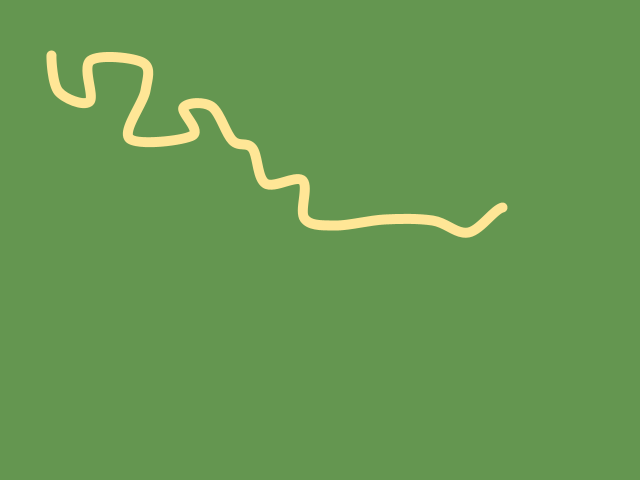
Frame 1 (no input)
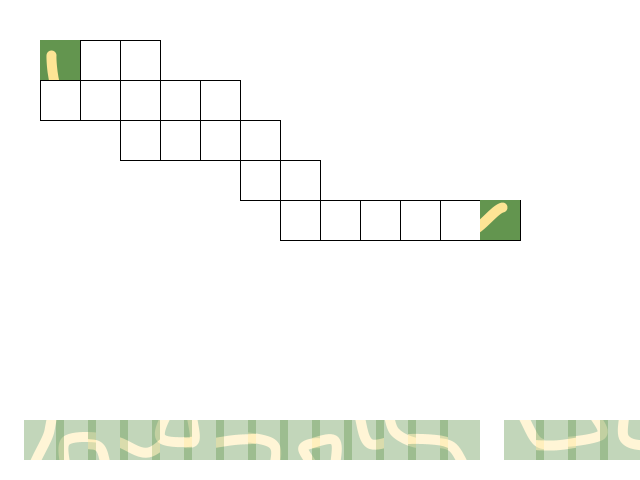
Frame 60 (the mouse pressed at the canvas centre just before this capture)
Frame 120 (the mouse held since frame 60 and released just before this capture): identical to frame 60, image omitted

The Processing sketch that drew these frames (run headless with seeded random() and noise(); from frame 60 on, the mouse is pressed at the canvas centre):

// Processing sketch: processing_116777
// ── processing_116777.pde

boolean flag = false;
float pieceSize = 40.0;
PVector mpos;
boolean drawing = false;
int rng = 20;

float baseX = 60;
float baseY = 60;

ArrayList<Drag> pieces;
ArrayList<Target> targets;

// INIT
void setup() {
  // display
  size(640,480);
  smooth();
  // style
  rectMode(CENTER);
  // gen
  gen(90,rng);
}


// UPDATE
void draw() {
  if(drawing) {
  // bg
  background(255);
  // mousepos
  mpos = new PVector(mouseX, mouseY);
  // targets
  for(Target t : targets) {
    t.update();
    t.draw();
  }
  // pieces
  for(Drag piece : pieces) {
    piece.update();
    piece.draw();
  }
  } else {
//    // draw the path
//    background(100,150,80);
//    stroke(255,230,150);
//    strokeWeight(10);
//    noFill();
//    beginShape();
//    curveVertex(baseX,baseY+pieceSize/2);
//    float tx = 0.0;
//    float ty = 0.0;
//    for(Target t : targets) {
//      curveVertex(t.pos.x + random(-pieceSize/3, pieceSize/3), t.pos.y + random(-pieceSize/3, pieceSize/3));
//      tx = t.pos.x; ty = t.pos.y;
//    }
//    curveVertex(tx + pieceSize/2, ty);
//    endShape();
//    // 
//    for(Drag piece : pieces) {
//      int ttx = 0; int tty = 0;
//      for(Target t : targets) {
//        if(t.num == piece.num) {
//          ttx = int(t.pos.x) - int(pieceSize/2);
//          tty = int(t.pos.y) - int(pieceSize/2);
//        }
//      }
//      piece.img = createImage(int(pieceSize), int(pieceSize), RGB);
//      piece.img.loadPixels();
//      for(int x = 0; x < pieceSize; x++) {
//        for(int y = 0; y < pieceSize; y++) {
//          piece.img.pixels[int(y*pieceSize+x)] = get((x+ttx),(y+tty));       
//        }
//      }
//      pieces.add(piece);
//    }
//    println("HA");
    drawing = true;
  }
}


// MAKE LEVEL
void gen(int start, int range) {
  // targets
  targets = new ArrayList<Target>();
  // starts

  // draw a basic path
  int maxx = range - 1;
  int maxy = 5;
  int[][] grid = new int[maxx][maxy];
  int px = 0; int py = 0; int num = start;
  // first sq
  grid[px][py] = 2;
  // creat a new target
  Target st = new Target(num, new PVector(baseX+px*pieceSize, baseY+py*pieceSize));
  targets.add(st);
  //
  for(int i = 0; i < range-1; i++) {
    boolean valid = true;
    float q = random(1);
    int dx = 0;
    if(q > 0.33) dx = -1;
    if(q > 0.66) dx = 1;
    q = random(1);
    int dy = 0;
    if(q > 0.33) dy = -1;
    if(q > 0.66) dy = 1;
    do {
      valid = true;
      //
      dx = 0;
      if(q > 0.33) dx = -1;
      if(q > 0.66) dx = 1;
      q = random(1);
      dy = 0;
      if(q > 0.33) dy = -1;
      if(q > 0.66) dy = 1;
      // check valid square
      if(valid) {
        if(px+dx < 0 || px + dx > maxx-1) valid = false;
        if(py+dy < 0 || py + dy > maxy-1) valid = false;
        if(dx == 0 && dy == 0) valid = false;
        if(abs(dx) == 1 && abs(dy)==1) valid = false;
      };
      // check unfilled square
      if(valid) {
        if(grid[px+dx][py+dy] == 2) valid = false;
      }
    } while(!valid);
    // new square!
    px += dx; py += dy;
    grid[px][py] = 2;
    num++;
    // creat a new target
    Target t = new Target(num, new PVector(baseX+px*pieceSize, baseY+py*pieceSize));
    targets.add(t);
  }
  // draw the path
  background(100,150,80);
  stroke(255,230,150);
  strokeWeight(10);
  noFill();
  beginShape();
  curveVertex(baseX,baseY+pieceSize/2);
  float tx = 0.0;
  float ty = 0.0;
  for(Target t : targets) {
    curveVertex(t.pos.x + random(-pieceSize/3, pieceSize/3), t.pos.y + random(-pieceSize/3, pieceSize/3));
    tx = t.pos.x; ty = t.pos.y;
  }
  curveVertex(tx + pieceSize/2, ty);
  endShape();
  // 
  pieces = new ArrayList<Drag>();
  ArrayList<Integer> xs = new ArrayList<Integer>();
  for(int i = 0; i < range; i++) {
    Integer j = width/range * (i+1) - int(pieceSize/2);
    xs.add(j);
  }
  for(int i = 0; i < range; i++) {
    Drag piece = new Drag();
    int b = 0;
    int k = int(random(xs.size()));
    piece.pos = new PVector(xs.get(k), height - pieceSize);
    piece.num = i+start;
    int ttx = 0; int tty = 0;
    for(Target t : targets) {
      if(t.num == piece.num) {
        ttx = int(t.pos.x) - int(pieceSize/2);
        tty = int(t.pos.y) - int(pieceSize/2);
        if(i == 0 || i == range-1) {
          piece.pos = t.pos.get();
          piece.pos.add(new PVector(1,1));
        }
      }
    }
    piece.img = createImage(int(pieceSize), int(pieceSize), RGB);
    piece.img.loadPixels();
    loadPixels(); 
    for(int x = 0; x < pieceSize; x++) {
      for(int y = 0; y < pieceSize; y++) {
        piece.img.pixels[int(y*pieceSize+x)] = pixels[(tty+y)*width+(x+ttx)];       
      }
    }
    piece.img.updatePixels();
    xs.remove(k);
    pieces.add(piece);
  }
}


// TARGET CLASS
class Target {
  PVector pos;
  int num;
  boolean full = false;
  
  // init
  Target(int n, PVector p) {
    pos = p.get();
    num = n;
  }
  
  // update
  void update() {
    full = false;
    for(Drag piece : pieces) {
      if(piece.pos.dist(pos) < 1.0) full = true;
    }
  }
  
  // display
  void draw() {
    noFill();
    stroke(0);
    strokeWeight(1.0);
    rect(pos.x, pos.y, pieceSize, pieceSize);
    // 
    textAlign(CENTER,CENTER);
    fill(0); stroke(0);
//    text(str(num),pos.x,pos.y);
  }
  
};


// DRAG CLASS
class Drag {
  PVector pos, offset;
  int num;
  boolean dragged;
  boolean fixed = false;
  PImage img;
  
  // init
  Drag() {
  }
  
  // update
  void update() {
    // pick up
    if(!dragged && !flag && mousePressed && !fixed) {
    PVector d = PVector.sub(mpos, pos);
      if(abs(d.x) < pieceSize/2 && abs(d.y) < pieceSize/2) {
        dragged = true;
        flag = true;
        offset = PVector.sub(pos, mpos);
      }
    }
    // drop
    if(!mousePressed) {
      dragged = false;
      flag = false;
    }
    // snap to nearest target
    if(!dragged) {
      float mind = 9999;
      Target closest = null;
      for(Target t : targets) {
        if(pos.dist(t.pos) < mind) {
          mind = pos.dist(t.pos);
          closest = t;
        }
      }
      if(closest != null) {
        if(!closest.full) {
          PVector d = PVector.sub(closest.pos, pos);
          if(abs(d.x) < pieceSize && abs(d.y) < pieceSize) {
            pos = closest.pos.get();
            if(closest.num == num) fixed = true;
          }
        }
      }
    }
    // move around
    if(dragged) {
      pos = PVector.add(mpos,offset);
    }
  }
  
  // display
  void draw() {
    // piece
    /*
    fill(0,100);
    if(fixed) fill(0,255,0,100);
    stroke(0);
    strokeWeight(0);
    rect(pos.x, pos.y, pieceSize, pieceSize);
    */
    tint(255,255,255);
    if(!fixed) tint(255,255,255,100);
    image(img, pos.x-img.width/2, pos.y - img.height/2);
    // 
    textAlign(CENTER,CENTER);
    fill(0); stroke(0);
//    text(str(num),pos.x+ pieceSize/3,pos.y-pieceSize/3);
  }
  
  
};
